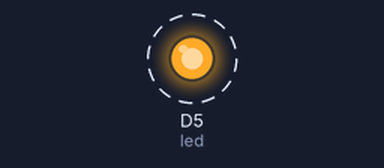
This sketch was run on a simulated ESP8266 (NodeMCU). On the bench: output pins drawn as LEDs (lit = HIGH). Dashed ring = blinking.

Above: at 0.5 s.
Timing chart, 0 to 4.6 s (numbered marks = the images above):
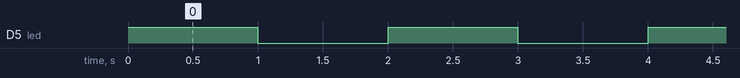

Measured:
- by itself, D5 (led): alternates HIGH for 1.0 s and LOW for 1.0 s

The sketch:

LED.ino
```cpp
#define led D5
void setup() {
  // put your setup code here, to run once:
  pinMode(led,OUTPUT);

}

void loop() {
  // put your main code here, to run repeatedly:
  digitalWrite(led, HIGH);
  delay(1000);
  digitalWrite(led,LOW);
  delay(1000);

}
```
